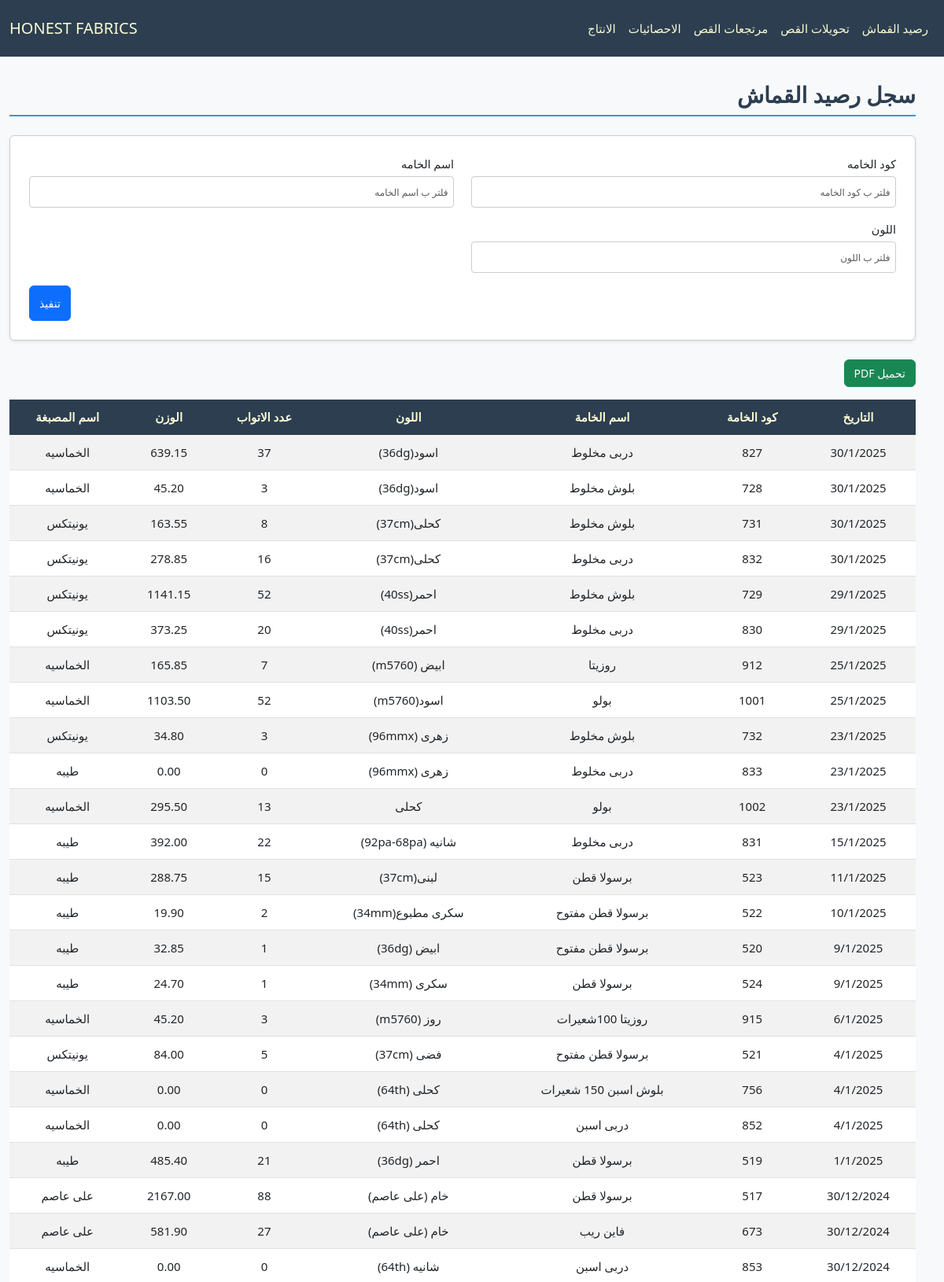
The page / (upper part) on the database its author committed.
### cloth/models.py (models this page shows, shortened)
class Base(models.Model):
    id = models.IntegerField(primary_key=True, verbose_name="الرمز")
    fabric_code = models.CharField(max_length=100, verbose_name="كود الخامه", db_index=True, null=True, blank=True)
    fabric_name = models.CharField(max_length=200, verbose_name="اسم الخامه", null=True, blank=True)
    color = models.CharField(max_length=100, verbose_name="اللون", null=True, blank=True)
    roll = models.PositiveIntegerField(verbose_name="عدد الاتواب", null=True, blank=True)
    weight = models.DecimalField(max_digits=10, decimal_places=2, verbose_name="الوزن", null=True, blank=True)
    date = models.CharField(max_length=100,verbose_name="التاريخ", null=True, blank=True)
    class Meta:
        abstract = True

class Fabric(Base):
    dyehouse_name = models.CharField(max_length=200, verbose_name="اسم المصبغة", null=True, blank=True)

### cloth/views.py (the view)
# urls.py: path('', FabricView.as_view(), name='fabric_view'),
class FabricView(FilterableListView):
    template_name = "cloth/balance.html"
    model = Fabric
    filter_fields = ['fabric_code', 'fabric_name', 'color']
    columns = ["التاريخ","كود الخامة","اسم الخامة","اللون","عدد الاتواب","الوزن","اسم المصبغة"]

### cloth/views.py (called while the page is built)
    def parse_date(self, date_str):
        try:
            normalized_date = date_str.replace("\\", "/")
            return datetime.strptime(normalized_date, "%d/%m/%Y")
        except (ValueError, AttributeError):
            return datetime.min

    def get_queryset(self):
        queryset = super().get_queryset()
        filters = Q()
        ordering = self.request.GET.get('order', 'desc')
        for field in self.filter_fields:
            filter_value = self.request.GET.get(field)
            if filter_value:
                filters &= Q(**{f"{field}__icontains": filter_value})
        filtered_queryset = queryset.filter(filters)
        models = list(filtered_queryset)
        models.sort(
            key=lambda x: self.parse_date(x.date) if x.date else datetime.min,
            reverse=(ordering == 'desc')
        )
        return models

    def get_context_data(self, **kwargs):
        context = super().get_context_data(**kwargs)
        update = Updates.objects.all().order_by('-date').first()
        context['update'] = localtime(update.date).strftime("%d/%m %I:%M %p") if update and update.date else None
        context['columns'] = self.columns
        model_meta = self.model._meta
        context['filter_fields'] = [
            {
                'field_name': field,
                'verbose_name': model_meta.get_field(field).verbose_name,
                'value': self.request.GET.get(field) or "",
            }
            for field in self.filter_fields
        ]
        return context

### cloth/templates/cloth/balance.html (shortened to what this page needs)
{% extends "cloth/layout.html" %}
{% load static %}
{% block home_page %}
<a class="navbar-brand" href="{% url 'fabric_view' %}">HONEST FABRICS</a>
{% endblock %}
{% block navbar_links_small %}
{% include "cloth/nav_links.html" %}
{% endblock %}
{% block body %}
    <h2 class="section-title pt-4">سجل رصيد القماش</h2>
    <form method="get" class="filter-form-flex mb-4 p-4 rounded shadow-sm">
        {% for filter_field in filter_fields %}
        <div class="form-group mb-3">
            <label for="filter_{{ forloop.counter }}" class="form-label">{{ filter_field.verbose_name }}</label>
            <input type="text" id="filter_{{ forloop.counter }}" name="{{ filter_field.field_name }}"
                   placeholder="فلتر ب {{ filter_field.verbose_name }}"
                   class="form-control"
                   value="{{ filter_field.value }}">
        </div>
        {% endfor %}
        <div class="submit-container">
            <button type="submit" class="btn btn-primary submit-btn">تنفيذ</button>
        </div>
    </form>
    <button onclick="generatePDF()" class="btn btn-success mb-3">تحميل PDF</button>
    <div style="overflow-y: auto; max-height: 70vh; position: relative;" class="table-responsive mb-4">
        <table id="data-table" class="table table-striped">
            <thead class="table-dark">
                <tr>
                    <th style="position: sticky; top: 0;" >التاريخ</th>
                    <th style="position: sticky; top: 0;" >كود الخامة</th>
                    <th style="position: sticky; top: 0;" >اسم الخامة</th>
                    <th style="position: sticky; top: 0;" >اللون</th>
                    <th style="position: sticky; top: 0;" >عدد الاتواب</th>
                    <th style="position: sticky; top: 0;" >الوزن</th>
                    <th style="position: sticky; top: 0;" >اسم المصبغة</th>
                </tr>
            </thead>
            <tbody>
                {% for model in models %}
                <tr>
                    <td>{{ model.date }}</td>
                    <td>{{ model.fabric_code }}</td>
                    <td>{{ model.fabric_name }}</td>
                    <td>{{ model.color }}</td>
                    <td>{{ model.roll }}</td>
                    <td>{{ model.weight }}</td>
                    <td>{{ model.dyehouse_name }}</td>
                </tr>
                {% empty %}
                <tr>
                    <td colspan="7" class="text-center">لا يوجد عناصر</td>
                </tr>
                {% endfor %}
            </tbody>
        </table>
    </div>
{% endblock body %}

### cloth/static/cloth/style.css (style rules this page uses)
:root { --primary-color: #3498db; --light-blue: #3db1ff5e; --secondary-color: #2c3e50; --success-color: #2ecc71; --danger-color: #e74c3c; --warning-color: #f1c40f; --light-bg: #f8f9fa; --dark-bg: #343a40; --light-text: lightgoldenrodyellow; --golden-text: rgb(255, 255, 0); --border-color: #dee2e6; --white-color: #ffffff; }
*, *::before, *::after { box-sizing: border-box; }
ul, div { padding: 0; margin: 0; }
body { background-color: var(--light-bg); margin-top: 80px; margin-inline: 0; font-family: 'Segoe UI', Tahoma, Geneva, Verdana, sans-serif; line-height: 1.6; font-size: 16px; }
#navbar, #navbar a, #navbar-menu-body, #navbar-menu-body a { color: var(--light-text) !important; }
.section-title { color: var(--secondary-color); border-bottom: 2px solid var(--primary-color); padding-bottom: 0.5rem; margin-bottom: 1.5rem; font-weight: bold; }
.table { border-collapse: separate; border-spacing: 0; border-radius: 8px; width: 100%; }
.table th, .table td { text-align: center; vertical-align: middle; padding: 10px; }
.table-striped tbody tr:nth-of-type(odd) { background-color: var(--light-bg); }
.table-dark th { background-color: var(--secondary-color); color: var(--light-text); }
.table-responsive { overflow-x: auto; }
.table-responsive table th, .table-responsive table td { white-space: nowrap; min-width: fit-content; }
.table-responsive table { width: 100%; table-layout: auto; }
.filter-form-flex { display: flex; flex-wrap: wrap; padding: 1rem; border: 1px solid #ccc; border-radius: 8px; background-color: #fff; justify-content: space-between; column-gap: 2px; direction: rtl; }
.filter-form-flex .form-group { display: flex; flex-direction: column; margin-bottom: 5px; width: 49%; }
.filter-form-flex .form-label { font-size: 0.9rem; margin-bottom: 0.25rem; }
.filter-form-flex .form-control { border: 1px solid #ccc; border-radius: 4px; padding: 0.4rem; font-size: 0.9rem; }
.filter-form-flex input[type="text"], .filter-form-flex input[type="number"], .filter-form-flex input[type="date"] { width: 100%; height: 40px; }
.submit-container { display: flex; justify-content: flex-end; width: 100%; }
.filter-form-flex .submit-btn { width: auto; height: 45px; font-size: 1rem; }
@media (max-width: 1200px) { body { font-size: 15px; } }
@media (max-width: 1200px) { h4.section-title, h2 { font-size: 28px; } }
@media (max-width: 1200px) { p.lead, .oped_details_btn, .btn { font-size: 14px !important; } }
@media (max-width: 1200px) { ::placeholder { font-size: 12px !important; } }

### rows shown on the page
Fabric: date "30/1/2025", fabric_code "827", fabric_name "دربى مخلوط", color "اسود(36dg)", roll "37", weight "639.15", dyehouse_name "الخماسيه"
Fabric: date "30/1/2025", fabric_code "728", fabric_name "بلوش مخلوط", color "اسود(36dg)", roll "3", weight "45.20", dyehouse_name "الخماسيه"
Fabric: date "30/1/2025", fabric_code "731", fabric_name "بلوش مخلوط", color "كحلى(37cm)", roll "8", weight "163.55", dyehouse_name "يونيتكس"
Fabric: date "30/1/2025", fabric_code "832", fabric_name "دربى مخلوط", color "كحلى(37cm)", roll "16", weight "278.85", dyehouse_name "يونيتكس"
Fabric: date "29/1/2025", fabric_code "729", fabric_name "بلوش مخلوط", color "احمر(40ss)", roll "52", weight "1141.15", dyehouse_name "يونيتكس"
Fabric: date "29/1/2025", fabric_code "830", fabric_name "دربى مخلوط", color "احمر(40ss)", roll "20", weight "373.25", dyehouse_name "يونيتكس"
Fabric: date "25/1/2025", fabric_code "912", fabric_name "روزيتا", color "ابيض (m5760)", roll "7", weight "165.85", dyehouse_name "الخماسيه"
Fabric: date "25/1/2025", fabric_code "1001", fabric_name "بولو", color "اسود(m5760)", roll "52", weight "1103.50", dyehouse_name "الخماسيه"
Fabric: date "23/1/2025", fabric_code "732", fabric_name "بلوش مخلوط", color "زهرى (96mmx)", roll "3", weight "34.80", dyehouse_name "يونيتكس"
Fabric: date "23/1/2025", fabric_code "833", fabric_name "دربى مخلوط", color "زهرى (96mmx)", roll "0", weight "0.00", dyehouse_name "طيبه"
Fabric: date "23/1/2025", fabric_code "1002", fabric_name "بولو", color "كحلى", roll "13", weight "295.50", dyehouse_name "الخماسيه"
Fabric: date "15/1/2025", fabric_code "831", fabric_name "دربى مخلوط", color "شانيه (92pa-68pa)", roll "22", weight "392.00", dyehouse_name "طيبه"
Fabric: date "11/1/2025", fabric_code "523", fabric_name "برسولا قطن", color "لبنى(37cm)", roll "15", weight "288.75", dyehouse_name "طيبه"
Fabric: date "10/1/2025", fabric_code "522", fabric_name "برسولا قطن مفتوح", color "سكرى مطبوع(34mm)", roll "2", weight "19.90", dyehouse_name "طيبه"
Fabric: date "9/1/2025", fabric_code "520", fabric_name "برسولا قطن مفتوح", color "ابيض (36dg)", roll "1", weight "32.85", dyehouse_name "طيبه"
Fabric: date "9/1/2025", fabric_code "524", fabric_name "برسولا قطن", color "سكرى (34mm)", roll "1", weight "24.70", dyehouse_name "طيبه"
Fabric: date "6/1/2025", fabric_code "915", fabric_name "روزيتا 100شعيرات", color "روز (m5760)", roll "3", weight "45.20", dyehouse_name "الخماسيه"
Fabric: date "4/1/2025", fabric_code "521", fabric_name "برسولا قطن مفتوح", color "فضى (37cm)", roll "5", weight "84.00", dyehouse_name "يونيتكس"
Fabric: date "4/1/2025", fabric_code "756", fabric_name "بلوش اسبن 150 شعيرات", color "كحلى (64th)", roll "0", weight "0.00", dyehouse_name "الخماسيه"
Fabric: date "4/1/2025", fabric_code "852", fabric_name "دربى اسبن", color "كحلى (64th)", roll "0", weight "0.00", dyehouse_name "الخماسيه"
Fabric: date "1/1/2025", fabric_code "519", fabric_name "برسولا قطن", color "احمر (36dg)", roll "21", weight "485.40", dyehouse_name "طيبه"
Fabric: date "30/12/2024", fabric_code "517", fabric_name "برسولا قطن", color "خام (على عاصم)", roll "88", weight "2167.00", dyehouse_name "على عاصم"
Fabric: date "30/12/2024", fabric_code "673", fabric_name "فاين ريب", color "خام (على عاصم)", roll "27", weight "581.90", dyehouse_name "على عاصم"
Fabric: date "30/12/2024", fabric_code "853", fabric_name "دربى اسبن", color "شانيه (64th)", roll "0", weight "0.00", dyehouse_name "الخماسيه"

### other values the page prints
{{ filter_field.verbose_name }} "كود الخامه" "اسم الخامه" "اللون"
